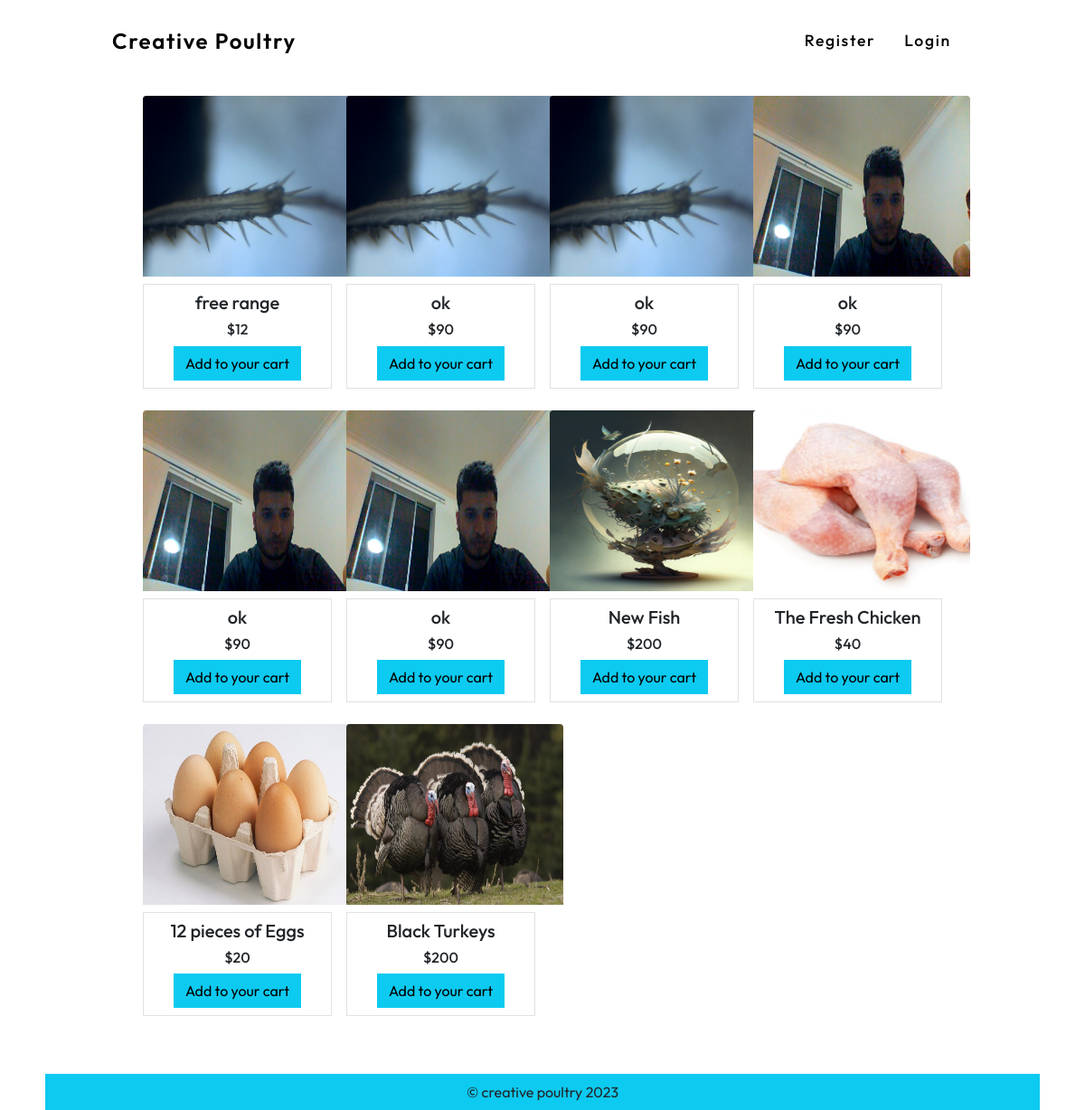
Screenshot of /products/ with the database file from the repository.
### product/models.py (models this page shows, shortened)
class Product(models.Model):
    category = models.ForeignKey(Category, on_delete=models.CASCADE)
    creator = models.ForeignKey(User, on_delete=models.CASCADE)
    name = models.CharField(max_length=100, null=False)
    desc = models.TextField(null=False)
    price = models.IntegerField(default=0, null=False)
    discount = models.IntegerField(default=0, null=False)
    image = models.ImageField(upload_to='product_images', null=False)

### product/views.py (the view)
# urls.py: path('',HomeView.as_view(),name='home'),
class HomeView(ListView):
    template_name='product/home.html'
    model = Product
    def get_queryset(self):
        queryset = super().get_queryset()
        return queryset.order_by('-id')

### product/category_nav.py (called while the page is built)
def navbar(context):
    cats = Category.objects.all()
    return {'categories': cats}

### templates/product/home.html (shortened to what this page needs)
{% extends '../base.html' %}
{% load static %}
{%block bodyblock%}
<div class="container-fluid px-0 mt-2 mx-0 homediv " >
 <div class="container col-lg-9 ">
  <div class="row">
   {%for i in object_list %}
   <div class="col-lg-3 col-md-3  mb-2 p-2  product ">
      <a class="text-decoration-none text-dark" href="{%url 'product:detail' pk=i.id %}">
     <div>
      <img class="rounded-top" style="height: 200px ; width: 240px;" src="{{i.image.url}}" alt="image">
     </div>
      <div class=" mt-2 p-2 border productdesc text-center">
         <h5>{{i.name}}</h5>
         <h6>${{i.price}}</h6>
         <div class="mt-2 d-flex justify-content-center">
         <a href="{% url 'cart:add' pk=i.id %}" class="btn btn-info">Add to your cart </a>
        </div>
      </div>
   </a>
   </div>
   {%empty%}
   <p class="text-center p-4 m-5 fs-4">No products yet.</p>
   {%endfor%}
  </div>
 </div>
</div>
{%endblock%}

### templates/base.html (shortened to what this page needs)
<!DOCTYPE html>
{% load static %}
<html lang="en">
  <head>
    <link
      href="https://cdn.jsdelivr.net/npm/bootstrap@5.0.2/dist/css/bootstrap.min.css"
      rel="stylesheet"
    />
    <link rel="stylesheet" href="https://cdnjs.cloudflare.com/ajax/libs/font-awesome/6.2.1/css/all.min.css">
    <link rel="stylesheet" href="{% static '/css/style.css'%}" />
  </head>
  <body>
    {%include 'navbar.html'%}
    {%block bodyblock%}
    {%endblock%}
    {% include 'footer.html'%}
  </body>
</html>

### templates/navbar.html (shortened to what this page needs)
{% load static %}
<div class="container-fluid px-0 mx-0  ">
    <div class="container col-lg-10 py-3">
      {%if user.is_authenticated %}
        {%if user.is_business%}
        {% include 'businessnavbar.html'%}
        {%else%}
      <nav class="navbar navbar-expand-lg">
        <div class="container-fluid">
          <a class=" text-decoration-none logo" href="{%url 'product:home' %}">Creative Poultry
          </a>
          <button
            class="navbar-toggler"
            type="button"
            data-bs-toggle="collapse"
            data-bs-target="#navbarSupportedContent"
            aria-controls="navbarSupportedContent"
            aria-expanded="false"
            aria-label="Toggle navigation"
          >
            <span class="navbar-toggler-icon"></span>
          </button>
          <div class="collapse navbar-collapse" id="navbarSupportedContent">
            <ul class="navbar-nav me-auto mb-2 mb-lg-0">
              <li class="nav-item me-3">
                <a class="nav-link " href="{%url 'product:home' %}">Products</a>
              </li>
              <li class="nav-item dropdown me-2">
                <a class="nav-link dropdown-toggle" href="#" id="navbarDropdownMenuLink" role="button" data-bs-toggle="dropdown" aria-expanded="false">
                 Categories
                </a>
                <ul class="dropdown-menu" aria-labelledby="navbarDropdownMenuLink">
                  {%for i in categories%}
                  <li><a class="dropdown-item" href="{%url 'product:category' pk=i.id %}">{{i.category}}</a></li>
                  {%endfor%}
                </ul>
              </li>
            </ul>
              <ul class="navbar-nav ms-auto mb-2 mb-lg-0">
              <li class="nav-item me-3">
                <a class="nav-link position-relative" aria-current="page" href="{% url 'cart:home'%}"
                  >Cart
                  </a
                >
              </li>
              <li class="nav-item me-3">
                <a class="nav-link {{homepage}}" aria-current="page" href=""
                  >Orders</a
                >
              </li>
              <li class="nav-item dropdown me-2">
                <a class="nav-link dropdown-toggle" href="#" id="navbarDropdownMenuLink" role="button" data-bs-toggle="dropdown" aria-expanded="false">
                  <i class="fa-regular fa-user"></i> {{user.username}}
                </a>
                <ul class="dropdown-menu" aria-labelledby="navbarDropdownMenuLink">
                  <li><a class="dropdown-item" href="/reset-password">Reset Password</a></li>
                  <li><a class="dropdown-item" href="{% url 'account:logout'%}">Logout</a></li>
                </ul>
              </li>
              </ul>
          </div>
        </div>
      </nav>
        {%endif%}
      {%else%}
      <nav class="navbar navbar-expand-lg">
        <div class="container-fluid">
          <a class=" text-decoration-none logo" href="{%url 'product:home' %}">Creative Poultry
          </a>
          <div class="collapse navbar-collapse" id="navbarSupportedContent">
            <ul class="navbar-nav ms-auto mb-2 mb-lg-0">
            <li class="nav-item me-3">
              <a class="nav-link {{homepage}}" aria-current="page" href="{% url 'account:register'%}"
                >Register</a
              >
            </li>
            <li class="nav-item me-3">
              <a class="nav-link {{article_page}} " href="{% url 'account:login'%}">Login</a>
            </li>
          </ul>
          </div>
        </div>
      </nav>
      {%endif%}
    </div>
  </div>

### templates/footer.html
<footer class="col-lg-11 mx-auto bg-info" >
    <div class="text-center footer ">
        <p class="p-2 mt-5" >&copy; creative poultry 2023 </p>
    </div>
</footer>

### staticfiles/css/style.css (style rules this page uses)
* { box-sizing: border-box; font-family: "Outfit", sans-serif; scroll-behavior: smooth; }
html, body { height: 90%; }
.homediv { min-height: calc(100% ) !important; }
.btn { border-radius: 0px !important; }
.nav-link { font-size: 1.1rem; font-weight: 500; letter-spacing: 1.7px; color: #000; transition: 0.78s; }
.logo { font-size: 1.5rem; font-weight: 600; letter-spacing: 1.7px; color: #000; transition: 0.78s; }
footer { width: 100%; height: 2.5rem; margin-top: 2em; }

### rows the page displays
Product: image (picture), name "free range", price "12"
Product: image (picture), name "ok", price "90"
Product: image (picture), name "ok", price "90"
Product: image (picture), name "ok", price "90"
Product: image (picture), name "ok", price "90"
Product: image (picture), name "ok", price "90"
Product: image (picture), name "New Fish", price "200"
Product: image (picture), name "The Fresh Chicken", price "40"
Product: image (picture), name "12 pieces of Eggs", price "20"
Product: image (picture), name "Black Turkeys", price "200"
